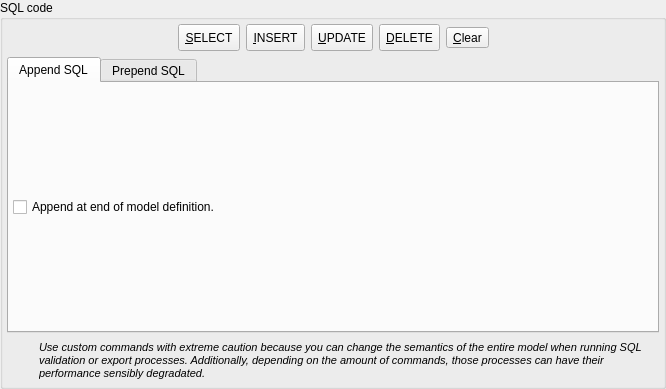
<?xml version="1.0" encoding="UTF-8"?>
<ui version="4.0">
 <class>CustomSQLWidget</class>
 <widget class="QWidget" name="CustomSQLWidget">
  <property name="geometry">
   <rect>
    <x>0</x>
    <y>0</y>
    <width>666</width>
    <height>389</height>
   </rect>
  </property>
  <property name="sizePolicy">
   <sizepolicy hsizetype="Expanding" vsizetype="Expanding">
    <horstretch>0</horstretch>
    <verstretch>0</verstretch>
   </sizepolicy>
  </property>
  <property name="minimumSize">
   <size>
    <width>0</width>
    <height>0</height>
   </size>
  </property>
  <property name="windowTitle">
   <string>Form</string>
  </property>
  <layout class="QGridLayout" name="sqlappend_grid">
   <property name="leftMargin">
    <number>0</number>
   </property>
   <property name="topMargin">
    <number>0</number>
   </property>
   <property name="rightMargin">
    <number>0</number>
   </property>
   <property name="bottomMargin">
    <number>0</number>
   </property>
   <item row="0" column="0">
    <widget class="QGroupBox" name="sqlcode_grp">
     <property name="title">
      <string>SQL code</string>
     </property>
     <layout class="QVBoxLayout" name="verticalLayout_3">
      <property name="leftMargin">
       <number>4</number>
      </property>
      <property name="topMargin">
       <number>4</number>
      </property>
      <property name="rightMargin">
       <number>4</number>
      </property>
      <property name="bottomMargin">
       <number>4</number>
      </property>
      <item>
       <layout class="QHBoxLayout" name="horizontalLayout">
        <item>
         <spacer name="horizontalSpacer">
          <property name="orientation">
           <enum>Qt::Horizontal</enum>
          </property>
          <property name="sizeHint" stdset="0">
           <size>
            <width>40</width>
            <height>20</height>
           </size>
          </property>
         </spacer>
        </item>
        <item>
         <widget class="QToolButton" name="select_tb">
          <property name="minimumSize">
           <size>
            <width>0</width>
            <height>27</height>
           </size>
          </property>
          <property name="font">
           <font>
            <italic>false</italic>
           </font>
          </property>
          <property name="toolTip">
           <string>Puts an SELECT command template at current cursor position.</string>
          </property>
          <property name="text">
           <string>&amp;SELECT</string>
          </property>
          <property name="icon">
           <iconset resource="../res/resources.qrc">
            <normaloff>:/icones/icones/objselect.png</normaloff>:/icones/icones/objselect.png</iconset>
          </property>
          <property name="iconSize">
           <size>
            <width>20</width>
            <height>20</height>
           </size>
          </property>
          <property name="popupMode">
           <enum>QToolButton::InstantPopup</enum>
          </property>
          <property name="toolButtonStyle">
           <enum>Qt::ToolButtonTextBesideIcon</enum>
          </property>
         </widget>
        </item>
        <item>
         <widget class="QToolButton" name="insert_tb">
          <property name="minimumSize">
           <size>
            <width>0</width>
            <height>27</height>
           </size>
          </property>
          <property name="font">
           <font>
            <italic>false</italic>
           </font>
          </property>
          <property name="toolTip">
           <string>Puts an INSERT command template at current cursor position.</string>
          </property>
          <property name="text">
           <string>&amp;INSERT</string>
          </property>
          <property name="icon">
           <iconset resource="../res/resources.qrc">
            <normaloff>:/icones/icones/adicionar.png</normaloff>:/icones/icones/adicionar.png</iconset>
          </property>
          <property name="iconSize">
           <size>
            <width>20</width>
            <height>20</height>
           </size>
          </property>
          <property name="popupMode">
           <enum>QToolButton::InstantPopup</enum>
          </property>
          <property name="toolButtonStyle">
           <enum>Qt::ToolButtonTextBesideIcon</enum>
          </property>
         </widget>
        </item>
        <item>
         <widget class="QToolButton" name="update_tb">
          <property name="minimumSize">
           <size>
            <width>0</width>
            <height>27</height>
           </size>
          </property>
          <property name="font">
           <font>
            <italic>false</italic>
           </font>
          </property>
          <property name="toolTip">
           <string>Puts an UPDATE command template at current cursor position.</string>
          </property>
          <property name="text">
           <string>&amp;UPDATE</string>
          </property>
          <property name="icon">
           <iconset resource="../res/resources.qrc">
            <normaloff>:/icones/icones/atualizar.png</normaloff>:/icones/icones/atualizar.png</iconset>
          </property>
          <property name="iconSize">
           <size>
            <width>20</width>
            <height>20</height>
           </size>
          </property>
          <property name="popupMode">
           <enum>QToolButton::InstantPopup</enum>
          </property>
          <property name="toolButtonStyle">
           <enum>Qt::ToolButtonTextBesideIcon</enum>
          </property>
         </widget>
        </item>
        <item>
         <widget class="QToolButton" name="delete_tb">
          <property name="minimumSize">
           <size>
            <width>0</width>
            <height>27</height>
           </size>
          </property>
          <property name="font">
           <font>
            <italic>false</italic>
           </font>
          </property>
          <property name="toolTip">
           <string>Puts an DELETE command template at current cursor position.</string>
          </property>
          <property name="text">
           <string>&amp;DELETE</string>
          </property>
          <property name="icon">
           <iconset resource="../res/resources.qrc">
            <normaloff>:/icones/icones/excluir.png</normaloff>:/icones/icones/excluir.png</iconset>
          </property>
          <property name="iconSize">
           <size>
            <width>20</width>
            <height>20</height>
           </size>
          </property>
          <property name="popupMode">
           <enum>QToolButton::InstantPopup</enum>
          </property>
          <property name="toolButtonStyle">
           <enum>Qt::ToolButtonTextBesideIcon</enum>
          </property>
         </widget>
        </item>
        <item>
         <widget class="QToolButton" name="clear_tb">
          <property name="font">
           <font>
            <italic>false</italic>
           </font>
          </property>
          <property name="toolTip">
           <string/>
          </property>
          <property name="text">
           <string>&amp;Clear</string>
          </property>
          <property name="icon">
           <iconset resource="../res/resources.qrc">
            <normaloff>:/icones/icones/limpartexto.png</normaloff>:/icones/icones/limpartexto.png</iconset>
          </property>
          <property name="iconSize">
           <size>
            <width>20</width>
            <height>20</height>
           </size>
          </property>
          <property name="toolButtonStyle">
           <enum>Qt::ToolButtonTextBesideIcon</enum>
          </property>
         </widget>
        </item>
        <item>
         <spacer name="horizontalSpacer_2">
          <property name="orientation">
           <enum>Qt::Horizontal</enum>
          </property>
          <property name="sizeHint" stdset="0">
           <size>
            <width>40</width>
            <height>20</height>
           </size>
          </property>
         </spacer>
        </item>
       </layout>
      </item>
      <item>
       <widget class="QTabWidget" name="sqlcodes_twg">
        <property name="currentIndex">
         <number>0</number>
        </property>
        <widget class="QWidget" name="tab">
         <attribute name="title">
          <string>Append SQL</string>
         </attribute>
         <layout class="QVBoxLayout" name="verticalLayout_2">
          <property name="leftMargin">
           <number>4</number>
          </property>
          <property name="topMargin">
           <number>4</number>
          </property>
          <property name="rightMargin">
           <number>4</number>
          </property>
          <property name="bottomMargin">
           <number>4</number>
          </property>
          <item>
           <widget class="QCheckBox" name="end_of_model_chk">
            <property name="toolTip">
             <string>Append the SQL code at the very end of model definition.
Unchecking this will cause the SQL to be appended at the end of CREATE DATABASE command.</string>
            </property>
            <property name="text">
             <string>Append at end of model definition.</string>
            </property>
           </widget>
          </item>
         </layout>
        </widget>
        <widget class="QWidget" name="tab_2">
         <attribute name="title">
          <string>Prepend SQL</string>
         </attribute>
         <layout class="QVBoxLayout" name="verticalLayout">
          <property name="leftMargin">
           <number>4</number>
          </property>
          <property name="topMargin">
           <number>4</number>
          </property>
          <property name="rightMargin">
           <number>4</number>
          </property>
          <property name="bottomMargin">
           <number>4</number>
          </property>
          <item>
           <widget class="QCheckBox" name="begin_of_model_chk">
            <property name="toolTip">
             <string>Append the SQL code at the very end of model definition.
Unchecking this will cause the SQL to be appended at the end of CREATE DATABASE command.</string>
            </property>
            <property name="text">
             <string>Prepend at beginning of model definition.</string>
            </property>
           </widget>
          </item>
         </layout>
        </widget>
       </widget>
      </item>
      <item>
       <widget class="QFrame" name="message_frm">
        <property name="sizePolicy">
         <sizepolicy hsizetype="Preferred" vsizetype="Fixed">
          <horstretch>0</horstretch>
          <verstretch>0</verstretch>
         </sizepolicy>
        </property>
        <property name="minimumSize">
         <size>
          <width>0</width>
          <height>0</height>
         </size>
        </property>
        <property name="frameShape">
         <enum>QFrame::NoFrame</enum>
        </property>
        <property name="frameShadow">
         <enum>QFrame::Raised</enum>
        </property>
        <layout class="QGridLayout" name="gridLayout_2">
         <property name="leftMargin">
          <number>2</number>
         </property>
         <property name="topMargin">
          <number>2</number>
         </property>
         <property name="rightMargin">
          <number>2</number>
         </property>
         <property name="bottomMargin">
          <number>2</number>
         </property>
         <item row="0" column="0">
          <widget class="QLabel" name="label_2">
           <property name="minimumSize">
            <size>
             <width>24</width>
             <height>24</height>
            </size>
           </property>
           <property name="maximumSize">
            <size>
             <width>24</width>
             <height>24</height>
            </size>
           </property>
           <property name="text">
            <string/>
           </property>
           <property name="textFormat">
            <enum>Qt::AutoText</enum>
           </property>
           <property name="pixmap">
            <pixmap resource="../res/resources.qrc">:/icones/icones/msgbox_alerta.png</pixmap>
           </property>
           <property name="scaledContents">
            <bool>true</bool>
           </property>
          </widget>
         </item>
         <item row="0" column="1">
          <widget class="QLabel" name="label_3">
           <property name="font">
            <font>
             <pointsize>8</pointsize>
             <weight>50</weight>
             <italic>true</italic>
             <bold>false</bold>
             <underline>false</underline>
             <strikeout>false</strikeout>
             <kerning>true</kerning>
            </font>
           </property>
           <property name="text">
            <string>&lt;html&gt;&lt;head/&gt;&lt;body&gt;&lt;p&gt;Use custom commands with extreme caution because you can change the semantics of the entire model when running SQL validation or export processes. Additionally, depending on the amount of commands, those processes can have their performance sensibly degradated.&lt;/p&gt;&lt;/body&gt;&lt;/html&gt;</string>
           </property>
           <property name="wordWrap">
            <bool>true</bool>
           </property>
          </widget>
         </item>
        </layout>
       </widget>
      </item>
     </layout>
    </widget>
   </item>
  </layout>
 </widget>
 <tabstops>
  <tabstop>select_tb</tabstop>
  <tabstop>insert_tb</tabstop>
  <tabstop>update_tb</tabstop>
  <tabstop>delete_tb</tabstop>
  <tabstop>clear_tb</tabstop>
 </tabstops>
 <resources>
  <include location="../res/resources.qrc"/>
 </resources>
 <connections/>
</ui>
